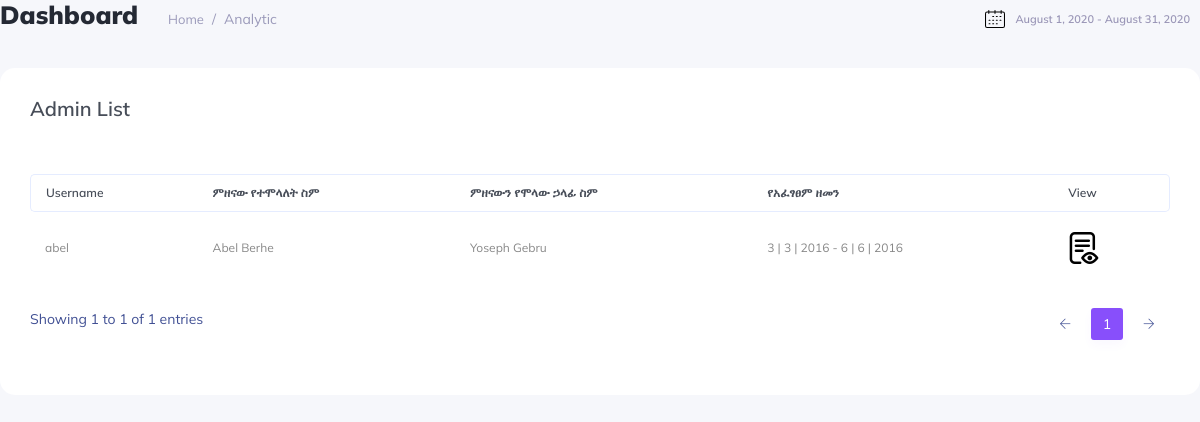
Screenshot of /View_የ6ወር_የባህሪ_መመዘኛ_ቅፅ_1/ (signed in) with the database file from the repository.
### Evaluate/models.py (models this page shows, shortened)
class የ6ወር_የባህሪ_መመዘኛ_ቅፅ_1_model(models.Model):
    user = models.ForeignKey(CustomUser, null = True, on_delete = models.CASCADE, blank = True)
    ምዘናው_የተሞላለት_ስም = models.CharField(max_length=100)
    ምዘናውን_የሞላው_ኃላፊ_ስም = models.CharField(max_length=100)
    d1 = models.IntegerField(null = True)
    d2 = models.IntegerField(null = True)
    m1 = models.IntegerField(null = True)
    m2 = models.IntegerField(null = True)
    y1 = models.IntegerField(null = True)
    y2 = models.IntegerField(null = True)
    value1 = models.IntegerField(null = True)
    value2 = models.IntegerField(null = True)
    value3 = models.IntegerField(null = True)
    value4 = models.IntegerField(null = True)
    value5 = models.IntegerField(null = True)
    value6 = models.IntegerField(null = True)
    value7 = models.IntegerField(null = True)
    value8 = models.IntegerField(null = True)
    value9 = models.IntegerField(null = True)
    value10 = models.IntegerField(null = True)

### Account/models.py (models this page shows)
class CustomUser(AbstractUser):
    REQUIRED_FIELDS=['first_name','last_name']
    DEP_CHOICES = [
        ('dep1', 'Dep1'),
        ('dep2', 'Dep2'),
        ('dep3', 'Dep3'),
    ]
    department = models.CharField(max_length=20, choices=DEP_CHOICES)
    TEAM_CHOICES = [
        ('team1', 'Team1'),
        ('team2', 'Team2'),
        ('team3', 'Team3'),
    ]
    team = models.CharField(max_length=20, choices=TEAM_CHOICES, null=True)
    ROLE_CHOICES = [
        ('director', 'Director'),
        ('team_leader', 'Team leader'),
        ('expert', 'Expert'),
    ]
    role = models.CharField(max_length=20, choices=ROLE_CHOICES)
    Leader = models.ForeignKey('self', null=True, blank=True, on_delete=models.SET_NULL)

### Evaluate/views.py (called while the page is built)
@login_required
def View_የ6ወር_የባህሪ_መመዘኛ_ቅፅ_1(request):
    context = {
        'View_የ6ወር_የባህሪ_መመዘኛ_ቅፅ_1_list' : የ6ወር_የባህሪ_መመዘኛ_ቅፅ_1_model.objects.all()
    }
    return render(request, 'Expert/የ6ወር የባህሪ መመዘኛ ቅፅ/View የ6ወር የባህሪ መመዘኛ ቅፅ 1.html', context)

### Evaluate/templates/Expert/የ6ወር የባህሪ መመዘኛ ቅፅ/View የ6ወር የባህሪ መመዘኛ ቅፅ 1.html (shortened to what this page needs)
{% load static %}
<!DOCTYPE html>
<html lang="zxx">
<head>
</head>
  {% include 'includes/head1.html' %}
  <body class="crm_body_bg">
      <div class="main_content_iner overly_inner">
        <div class="container-fluid p-0">
          <div class="row">
            <div class="col-12">
              <div
                class="page_title_box d-flex flex-wrap align-items-center justify-content-between"
              >
                <div class="page_title_left d-flex align-items-center">
                  <h3 class="f_s_25 f_w_700 dark_text mr_30">Dashboard</h3>
                  <ol class="breadcrumb page_bradcam mb-0">
                    <li class="breadcrumb-item">
                      <a href="javascript:void(0);">Home</a>
                    </li>
                    <li class="breadcrumb-item active">Analytic</li>
                  </ol>
                </div>
                <div class="page_title_right">
                  <div class="page_date_button d-flex align-items-center">
                    <img src="{% static 'img/icon/calender_icon.svg' %}" alt />
                    August 1, 2020 - August 31, 2020
                  </div>
                </div>
              </div>
            </div>
          </div>
          <div class="row">
            <div class="col-lg-12">
              <div class="white_card card_height_100 mb_30 pt-4">
                <div class="white_card_body">
                  <div class="QA_section">
                    <div class="white_box_tittle list_header">
                      <h4>Admin List</h4>
                    </div>
                    <div class="QA_table mb_30">
                      <table class="table lms_table_active">
                        <thead>
                          <tr>
                            <th scope="col">Username</th>
                            <th scope="col">ምዘናው የተሞላለት ስም</th>
                            <th scope="col">ምዘናውን የሞላው ኃላፊ ስም</th>
                            <th scope="col">የአፈፃፀም ዘመን</th>
                            <th scope="col">View</th>
                          </tr>
                        </thead>
                        <tbody>
                          {% for view in View_የ6ወር_የባህሪ_መመዘኛ_ቅፅ_1_list %}
                          <tr>
                            <td>{{view.user}}</td>
                            <td>{{view.ምዘናው_የተሞላለት_ስም}}</td>
                            <td>{{view.ምዘናውን_የሞላው_ኃላፊ_ስም}}</td>
                            <td>{{view.d1}} | {{view.m1}} | {{view.y1}} - {{view.d2}} | {{view.m2}} | {{view.y2}}</td>
                            <td><a href="{% url "Print_የ6ወር_የባህሪ_መመዘኛ_ቅፅ_1" form_id=view.id %}">
                              <img src="{% static 'img/view.png' %}"></a></td>
                          </tr>
                          {% endfor %}
                        </tbody>
                      </table>
                    </div>
                  </div>
                </div>
              </div>
            </div>
          </div>
        </div>
      </div>
  </body>
</html>

### rows the page displays
የ6ወር_የባህሪ_መመዘኛ_ቅፅ_1_model: user "abel", ምዘናው_የተሞላለት_ስም "Abel Berhe", ምዘናውን_የሞላው_ኃላፊ_ስም "Yoseph Gebru", d1 "3", m1 "3", y1 "2016", d2 "6", m2 "6", y2 "2016"
